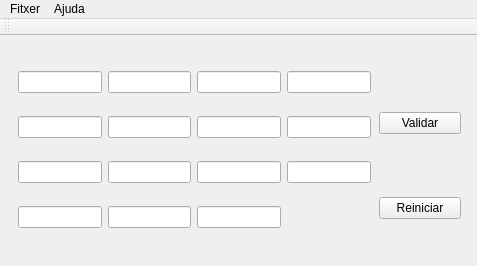
<?xml version="1.0" encoding="UTF-8"?>
<ui version="4.0">
 <class>MainWindow</class>
 <widget class="QMainWindow" name="MainWindow">
  <property name="geometry">
   <rect>
    <x>0</x>
    <y>0</y>
    <width>477</width>
    <height>266</height>
   </rect>
  </property>
  <property name="minimumSize">
   <size>
    <width>300</width>
    <height>200</height>
   </size>
  </property>
  <property name="baseSize">
   <size>
    <width>0</width>
    <height>0</height>
   </size>
  </property>
  <property name="windowTitle">
   <string>MainWindow</string>
  </property>
  <widget class="QWidget" name="centralwidget">
   <layout class="QVBoxLayout" name="verticalLayout_2">
    <item>
     <widget class="QStackedWidget" name="qStackedWidget">
      <property name="currentIndex">
       <number>0</number>
      </property>
      <widget class="QWidget" name="tauler">
       <widget class="QWidget" name="">
        <property name="geometry">
         <rect>
          <x>9</x>
          <y>9</y>
          <width>353</width>
          <height>193</height>
         </rect>
        </property>
        <layout class="QGridLayout" name="gridLayout">
         <item row="3" column="1">
          <widget class="QLineEdit" name="lineEdit_4"/>
         </item>
         <item row="2" column="3">
          <widget class="QLineEdit" name="lineEdit_13"/>
         </item>
         <item row="0" column="3">
          <widget class="QLineEdit" name="lineEdit_10"/>
         </item>
         <item row="1" column="2">
          <widget class="QLineEdit" name="lineEdit_6"/>
         </item>
         <item row="0" column="2">
          <widget class="QLineEdit" name="lineEdit_9"/>
         </item>
         <item row="2" column="1">
          <widget class="QLineEdit" name="lineEdit_11"/>
         </item>
         <item row="1" column="0">
          <widget class="QLineEdit" name="lineEdit_2"/>
         </item>
         <item row="3" column="2">
          <widget class="QLineEdit" name="lineEdit_15"/>
         </item>
         <item row="0" column="0">
          <widget class="QLineEdit" name="lineEdit"/>
         </item>
         <item row="1" column="1">
          <widget class="QLineEdit" name="lineEdit_5"/>
         </item>
         <item row="2" column="0">
          <widget class="QLineEdit" name="lineEdit_14"/>
         </item>
         <item row="0" column="1">
          <widget class="QLineEdit" name="lineEdit_8"/>
         </item>
         <item row="2" column="2">
          <widget class="QLineEdit" name="lineEdit_12"/>
         </item>
         <item row="1" column="3">
          <widget class="QLineEdit" name="lineEdit_7"/>
         </item>
         <item row="3" column="0">
          <widget class="QLineEdit" name="lineEdit_3"/>
         </item>
        </layout>
       </widget>
       <widget class="QWidget" name="">
        <property name="geometry">
         <rect>
          <x>370</x>
          <y>10</y>
          <width>82</width>
          <height>164</height>
         </rect>
        </property>
        <layout class="QVBoxLayout" name="verticalLayout">
         <item>
          <spacer name="verticalSpacer_2">
           <property name="orientation">
            <enum>Qt::Vertical</enum>
           </property>
           <property name="sizeHint" stdset="0">
            <size>
             <width>77</width>
             <height>49</height>
            </size>
           </property>
          </spacer>
         </item>
         <item>
          <widget class="QPushButton" name="btn_validar">
           <property name="text">
            <string>Validar</string>
           </property>
          </widget>
         </item>
         <item>
          <spacer name="verticalSpacer">
           <property name="orientation">
            <enum>Qt::Vertical</enum>
           </property>
           <property name="sizeHint" stdset="0">
            <size>
             <width>77</width>
             <height>49</height>
            </size>
           </property>
          </spacer>
         </item>
         <item>
          <widget class="QPushButton" name="btn_reiniciar">
           <property name="text">
            <string>Reiniciar</string>
           </property>
          </widget>
         </item>
        </layout>
       </widget>
      </widget>
      <widget class="QWidget" name="configuracio">
       <widget class="QLabel" name="lbl_imatge">
        <property name="geometry">
         <rect>
          <x>0</x>
          <y>50</y>
          <width>381</width>
          <height>431</height>
         </rect>
        </property>
        <property name="text">
         <string/>
        </property>
        <property name="pixmap">
         <pixmap>../../../../../../.designer/backup/haunting.png</pixmap>
        </property>
        <property name="scaledContents">
         <bool>true</bool>
        </property>
       </widget>
       <widget class="QWidget" name="">
        <property name="geometry">
         <rect>
          <x>150</x>
          <y>40</y>
          <width>138</width>
          <height>60</height>
         </rect>
        </property>
        <layout class="QVBoxLayout" name="verticalLayout_3">
         <item>
          <layout class="QHBoxLayout" name="horizontalLayout">
           <item>
            <widget class="QLabel" name="label">
             <property name="text">
              <string>Valor mínim:</string>
             </property>
            </widget>
           </item>
           <item>
            <widget class="QSpinBox" name="spinBox_min"/>
           </item>
          </layout>
         </item>
         <item>
          <layout class="QHBoxLayout" name="horizontalLayout_2">
           <item>
            <widget class="QLabel" name="label_2">
             <property name="text">
              <string>Valor màxim:</string>
             </property>
            </widget>
           </item>
           <item>
            <widget class="QSpinBox" name="spinBox_max"/>
           </item>
          </layout>
         </item>
        </layout>
       </widget>
      </widget>
      <widget class="QWidget" name="quanta">
       <widget class="QWidget" name="">
        <property name="geometry">
         <rect>
          <x>-1</x>
          <y>0</y>
          <width>461</width>
          <height>211</height>
         </rect>
        </property>
        <layout class="QVBoxLayout" name="verticalLayout_4">
         <item>
          <widget class="QLabel" name="lbl_quanta_titol">
           <property name="text">
            <string>Quadrat màgic</string>
           </property>
           <property name="alignment">
            <set>Qt::AlignCenter</set>
           </property>
          </widget>
         </item>
         <item>
          <spacer name="verticalSpacer_3">
           <property name="orientation">
            <enum>Qt::Vertical</enum>
           </property>
           <property name="sizeHint" stdset="0">
            <size>
             <width>20</width>
             <height>40</height>
            </size>
           </property>
          </spacer>
         </item>
         <item>
          <widget class="QLabel" name="lbl_quanta_desc">
           <property name="text">
            <string>Totes les files i columnes han de sumar el mateix</string>
           </property>
           <property name="alignment">
            <set>Qt::AlignCenter</set>
           </property>
          </widget>
         </item>
         <item>
          <spacer name="verticalSpacer_4">
           <property name="orientation">
            <enum>Qt::Vertical</enum>
           </property>
           <property name="sizeHint" stdset="0">
            <size>
             <width>20</width>
             <height>40</height>
            </size>
           </property>
          </spacer>
         </item>
         <item>
          <widget class="QLabel" name="lbl_quanta_credits">
           <property name="text">
            <string>2024. Institut Marianao</string>
           </property>
           <property name="alignment">
            <set>Qt::AlignCenter</set>
           </property>
          </widget>
         </item>
        </layout>
       </widget>
      </widget>
     </widget>
    </item>
   </layout>
  </widget>
  <widget class="QMenuBar" name="menubar">
   <property name="geometry">
    <rect>
     <x>0</x>
     <y>0</y>
     <width>477</width>
     <height>20</height>
    </rect>
   </property>
   <widget class="QMenu" name="menuFitxer">
    <property name="title">
     <string>Fitxer</string>
    </property>
    <addaction name="actionTauler"/>
    <addaction name="actionConfiguracio"/>
    <addaction name="actionSortir"/>
   </widget>
   <widget class="QMenu" name="menuAjuda">
    <property name="title">
     <string>Ajuda</string>
    </property>
    <addaction name="actionQuant_a"/>
   </widget>
   <addaction name="menuFitxer"/>
   <addaction name="menuAjuda"/>
  </widget>
  <widget class="QToolBar" name="toolBar">
   <property name="windowTitle">
    <string>toolBar</string>
   </property>
   <attribute name="toolBarArea">
    <enum>TopToolBarArea</enum>
   </attribute>
   <attribute name="toolBarBreak">
    <bool>false</bool>
   </attribute>
  </widget>
  <action name="actionQuant_a">
   <property name="text">
    <string>Quant a</string>
   </property>
  </action>
  <action name="actionTauler">
   <property name="text">
    <string>Tauler</string>
   </property>
  </action>
  <action name="actionConfiguracio">
   <property name="text">
    <string>Configuració</string>
   </property>
  </action>
  <action name="actionSortir">
   <property name="text">
    <string>Sortir</string>
   </property>
  </action>
 </widget>
 <resources/>
 <connections/>
</ui>
